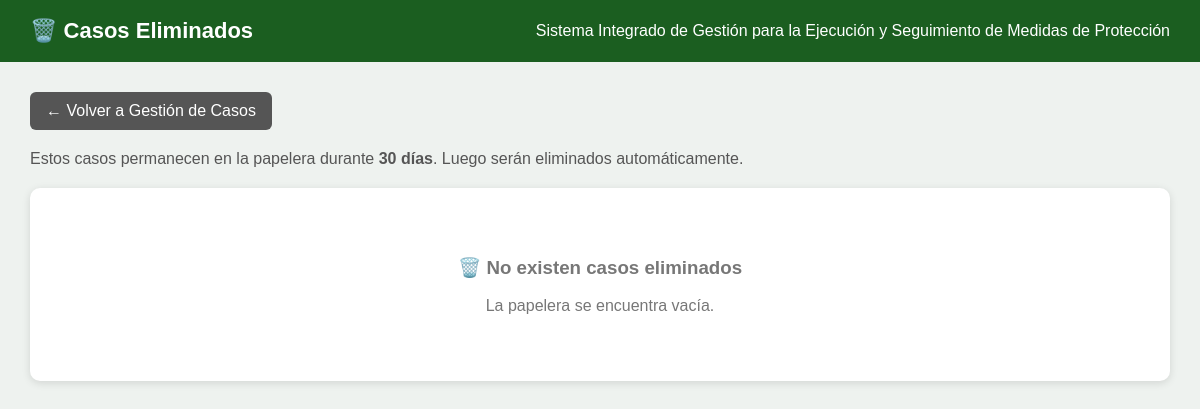
Page /casos-eliminados/ (signed in) on the earlier database version.
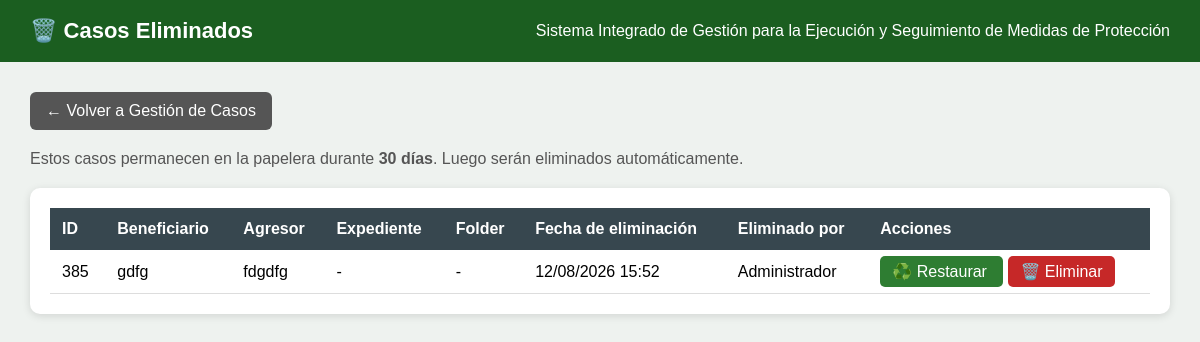
Same page on the later database version.
### mapa/models.py (models this page shows, shortened)
class Caso(models.Model):
    RIESGOS = [
        ("LEVE", "Leve"),
        ("MODERADO", "Moderado"),
        ("SEVERO", "Severo"),
        ("SEVERO EXTREMO", "Severo extremo"),
        ("NO DETERMINADO", "No determinado"),
    ]
    NOTIFICACION = [
        ("PENDIENTE", "Pendiente"),
        ("NOTIFICADO", "Notificado"),
    ]
    TIPO_VIOLENCIA = [
        ("FISICA", "Física"),
        ("PSICOLOGICA", "Psicológica"),
        ("SEXUAL", "Sexual"),
        ("ECONOMICA", "Económica o Patrimonial"),
    ]
    ESTADO_UBICACION_AGRESOR = [
        ("UBICADO", "Ubicado"),
        ("NO UBICADO", "No ubicado"),
    ]
    beneficiario = models.CharField(max_length=200, blank=True)
    dni_beneficiario = models.CharField(
        max_length=8,
        blank=True
    )
    domicilio = models.CharField(max_length=300, blank=True)
    nivel_riesgo = models.CharField(
        max_length=30,
        choices=RIESGOS,
        blank=True
    )
    region_denuncia = models.ForeignKey(
        Region,
        on_delete=models.PROTECT,
        related_name="casos_denuncia_region",
        null=True,
        blank=True,
    )
    provincia_denuncia = models.ForeignKey(
        Provincia,
        on_delete=models.PROTECT,
        related_name="casos_denuncia_provincia",
        null=True,
        blank=True,
    )
    distrito_denuncia = models.ForeignKey(
        Distrito,
        on_delete=models.PROTECT,
        related_name="casos_denuncia_distrito",
        null=True,
        blank=True,
    )
    region_medida = models.ForeignKey(
        Region,
        on_delete=models.PROTECT,
        related_name="casos_medida_region",
        null=True,
        blank=True,
    )
    provincia_medida = models.ForeignKey(
        Provincia,
        on_delete=models.PROTECT,
        related_name="casos_medida_provincia",
        null=True,
        blank=True,
    )
    distrito_medida = models.ForeignKey(
        Distrito,
        on_delete=models.PROTECT,
        related_name="casos_medida_distrito",
        null=True,
        blank=True,
)
    comisaria_denuncia = models.CharField(
        max_length=150,
        verbose_name="Comisaría donde se interpuso la denuncia"
    )
    comisaria_medida = models.CharField(
        max_length=150,
        verbose_name="Comisaría de Familia responsable"
    )
    efectivo = models.CharField(max_length=100, blank=True)
    responsable = models.ForeignKey(
    User,
    null=True,
    blank=True,
    on_delete=models.SET_NULL,
    related_name="casos_asignados"
    )
    folder = models.CharField(max_length=100, blank=True)
    expediente = models.CharField(max_length=100, blank=True)
    agresor = models.CharField(
        max_length=200,
        blank=True
    )
    dni_agresor = models.CharField(
        max_length=8,
        blank=True
    )
    telefono_agresor = models.CharField(
        "Teléfono del agresor",
        max_length=50,
        blank=True
    )
    direccion_agresor = models.CharField(
        "Dirección del agresor",
        max_length=300,
        blank=True
    )
    agresor_registro = models.ForeignKey(
    "Agresor",
    on_delete=models.SET_NULL,
    null=True,
    blank=True,
    related_name="casos"
)
    estado_ubicacion_agresor = models.CharField(
        "Estado de ubicación del agresor",
        max_length=15,
        choices=ESTADO_UBICACION_AGRESOR,
        default="NO UBICADO"
    )
    latitud_agresor = models.FloatField(
        null=True,
        blank=True
    )
    longitud_agresor = models.FloatField(
        null=True,
        blank=True
    )
    telefono = models.CharField(
        "Teléfono de la beneficiaria",
        max_length=50,
        blank=True
    )
    fecha_denuncia = models.DateField(
        "Fecha de la denuncia",
        null=True,
        blank=True
    )
    violencia_fisica = models.BooleanField(
        "Violencia física",
        default=False
    )
    violencia_psicologica = models.BooleanField(
        "Violencia psicológica",
        default=False
    )
    violencia_sexual = models.BooleanField(
        "Violencia sexual",
        default=False
    )
    violencia_economica = models.BooleanField(
        "Violencia económica o patrimonial",
        default=False
    )
    fecha_registro = models.DateField(
        null=True,
        blank=True
    )
    ultima_visita = models.DateField(
        null=True,
        blank=True
    )
    fecha_limite = models.DateField(
        "Próximo seguimiento",
        null=True,
        blank=True
)
    notificacion_beneficiario = models.CharField(
        max_length=15,
        choices=NOTIFICACION,
        default="PENDIENTE"
    )
    fecha_notificacion_beneficiario = models.DateField(
        null=True,
        blank=True
    )
    motivo_notificacion_beneficiario_pendiente = models.TextField(
        "Motivo de notificación pendiente de la persona beneficiaria",
        blank=True
    )
    notificacion_agresor = models.CharField(
        max_length=15,
        choices=NOTIFICACION,
        default="PENDIENTE"
    )
    fecha_notificacion_agresor = models.DateField(
        null=True,
        blank=True
    )
    motivo_notificacion_agresor_pendiente = models.TextField(
        "Motivo de notificación pendiente de la persona agresora",
        blank=True
    )
    estado = models.CharField(
        max_length=15,
        default="ACTIVO"
    )
    fecha_eliminacion = models.DateTimeField(
        null=True,
        blank=True
    )
    eliminado_por = models.ForeignKey(
        User,
        null=True,
        blank=True,
        on_delete=models.SET_NULL,
        related_name="casos_eliminados"
    )
    latitud = models.FloatField(
        null=True,
        blank=True
    )
    longitud = models.FloatField(
        null=True,
        blank=True
    )
    edicion_autorizada = models.BooleanField(
        default=False
    )
    class Meta:
        permissions = [
            ("modificar_directo", "Puede modificar casos directamente"),
            ("aprobar_modificacion", "Puede aprobar modificaciones"),
            ("archivar_directo", "Puede archivar casos directamente"),
            ("aprobar_archivado", "Puede aprobar archivados"),
            ("eliminar_directo", "Puede eliminar casos directamente"),
            ("aprobar_eliminacion", "Puede aprobar eliminaciones"),
            ("administrar_usuarios", "Puede administrar usuarios"),
        ]

### mapa/views.py (the view)
@login_required
@grupo_requerido("Administrador")
def casos_eliminados(request):
    casos = Caso.objects.filter(
        estado="ELIMINADO"
    ).order_by("-fecha_eliminacion")
    return render(
        request,
        "mapa/casos_eliminados.html",
        {
            "casos": casos
        }
    )

### mapa/templates/mapa/casos_eliminados.html (shortened to what this page needs)
{% load static %}
<!DOCTYPE html>
<html lang="es">
<head>
</head>
<body>
<header>
    <h1>🗑️ Casos Eliminados</h1>
    <div>
        Sistema Integrado de Gestión para la Ejecución y Seguimiento
        de Medidas de Protección
    </div>
</header>
<div class="contenedor">
    <a href="{% url 'gestion_casos' %}" class="volver">
        ← Volver a Gestión de Casos
    </a>
    <div class="info">
        Estos casos permanecen en la papelera durante <strong>30 días</strong>.
        Luego serán eliminados automáticamente.
    </div>
    <div class="tabla-contenedor">
        {% if casos %}
        <table>
            <thead>
                <tr>
                    <th>ID</th>
                    <th>Beneficiario</th>
                    <th>Agresor</th>
                    <th>Expediente</th>
                    <th>Folder</th>
                    <th>Fecha de eliminación</th>
                    <th>Eliminado por</th>
                    <th>Acciones</th>
                </tr>
            </thead>
            <tbody>
                {% for caso in casos %}
                <tr>
                    <td>
                        {{ caso.id }}
                    </td>
                    <td>
                        {{ caso.beneficiario }}
                    </td>
                    <td>
                        {{ caso.agresor }}
                    </td>
                    <td>
                        {{ caso.expediente|default:"-" }}
                    </td>
                    <td>
                        {{ caso.folder|default:"-" }}
                    </td>
                    <td>
                        {{ caso.fecha_eliminacion|date:"d/m/Y H:i" }}
                    </td>
                    <td>
                        {% if caso.eliminado_por %}
                            {{ caso.eliminado_por.get_full_name|default:caso.eliminado_por.username }}
                        {% else %}
                            -
                        {% endif %}
                    </td>
                    <td>
                        <a
                            href="{% url 'restaurar_caso_eliminado' caso.id %}"
                            class="btn-restaurar"
                            onclick="return confirm('¿Desea restaurar este caso?');"
                        >
                            ♻️ Restaurar
                        </a>
                        <a
                            href="{% url 'eliminar_caso_definitivamente' caso.id %}"
                            class="btn-eliminar"
                            onclick="return confirm('⚠️ ATENCIÓN: este caso será eliminado DEFINITIVAMENTE y no podrá ser recuperado. ¿Desea continuar?');"
                        >
                            🗑️ Eliminar
                        </a>
                    </td>
                </tr>
                {% endfor %}
            </tbody>
        </table>
        {% else %}
        <div class="vacio">
            <h3>🗑️ No existen casos eliminados</h3>
            <p>La papelera se encuentra vacía.</p>
        </div>
        {% endif %}
    </div>
</div>
</body>
</html>

Differences in the rows shown:
now on this page (row edited): Caso: id "385", beneficiario "gdfg", agresor "fdgdfg", expediente "-", folder "-", fecha_eliminacion "12/08/2026 15:52", eliminado_por.get_full_name "Administrador"
Other differences:
text no longer shown: "🗑️ No existen casos eliminados La papelera se encuentra vacía."
text now shown: "ID Beneficiario Agresor Expediente Folder Fecha de eliminación Eliminado por Acciones"
